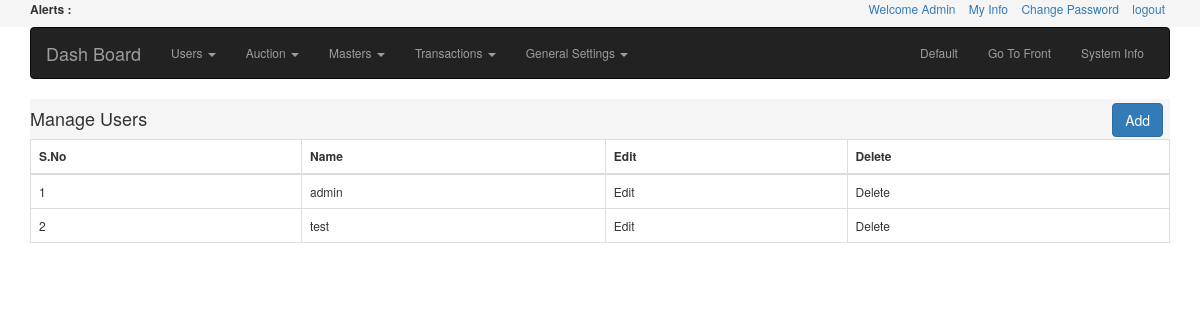
Page /admin/manage_users.php on the committed database.
### tables this page shows
CREATE TABLE IF NOT EXISTS `auction_users` (
  `id` int(11) NOT NULL AUTO_INCREMENT,
  `username` varchar(255) NOT NULL,
  `email` varchar(255) NOT NULL,
  `password` varchar(255) NOT NULL,
  `first_name` varchar(255) NOT NULL,
  `last_name` varchar(255) NOT NULL,
  `type` enum('admin','user') NOT NULL DEFAULT 'user',
  `status` enum('active','inactive') NOT NULL DEFAULT 'active',
  PRIMARY KEY (`id`)
);

### includes/db.php (called while the page is built, shortened)
<?php
class db{
	function connect($host, $user, $pass, $base_name)
	{
		$db = mysql_select_db($base_name);
	}
	function getAll($query)
	{
		$result = mysql_query($query);
		$res = array();
		while($rows = mysql_fetch_assoc($result)){
			$res[] = $rows;
		}
		return $res;
	}
}

### init.php (called while the page is built, shortened)
<?php
include('includes/db.php');
$db = new db;

### admin/manage_users.php (the view)
<?php
include('../init.php');
$sql = "select * from auction_users";
$users = $db->getAll($sql);
include('header.php');
?>
<div class="table_header">
	<div class="admin_tbl_title"><h4>Manage Users</h4></div>
	<button id="addCategoryBtn" class="btn btn-primary addCategoryBtn">Add</button>
</div>
<table class="table table-bordered">
   <thead>
      <tr>
         <th>S.No</th>
         <th>Name</th>
         <th>Edit</th>
         <th>Delete</th>
      </tr>
   </thead>
   <tbody>
   <?php foreach ($users as $key => $user): ?>
   		<tr>
      		<td><?= $user['id']  ?></td>
      		<td><?= $user['username']  ?></td>
      		<td>Edit</td>
      		<td>Delete</td>
      	</tr>
   <?php endforeach ?>
   </tbody>
</table>
<?php include('footer.php'); ?>

### css/style.css (style rules this page uses)
body { font-size: 12px; }
.table_header { background: none repeat scroll 0 0 #f5f5f5; overflow: auto; }
.admin_tbl_title { float: left; }
.addCategoryBtn { float: right;float: right; margin-right: 7px; margin-top: 4px; }

### rows in the picture
auction_users: id "1", username "admin"
auction_users: id "2", username "test"
